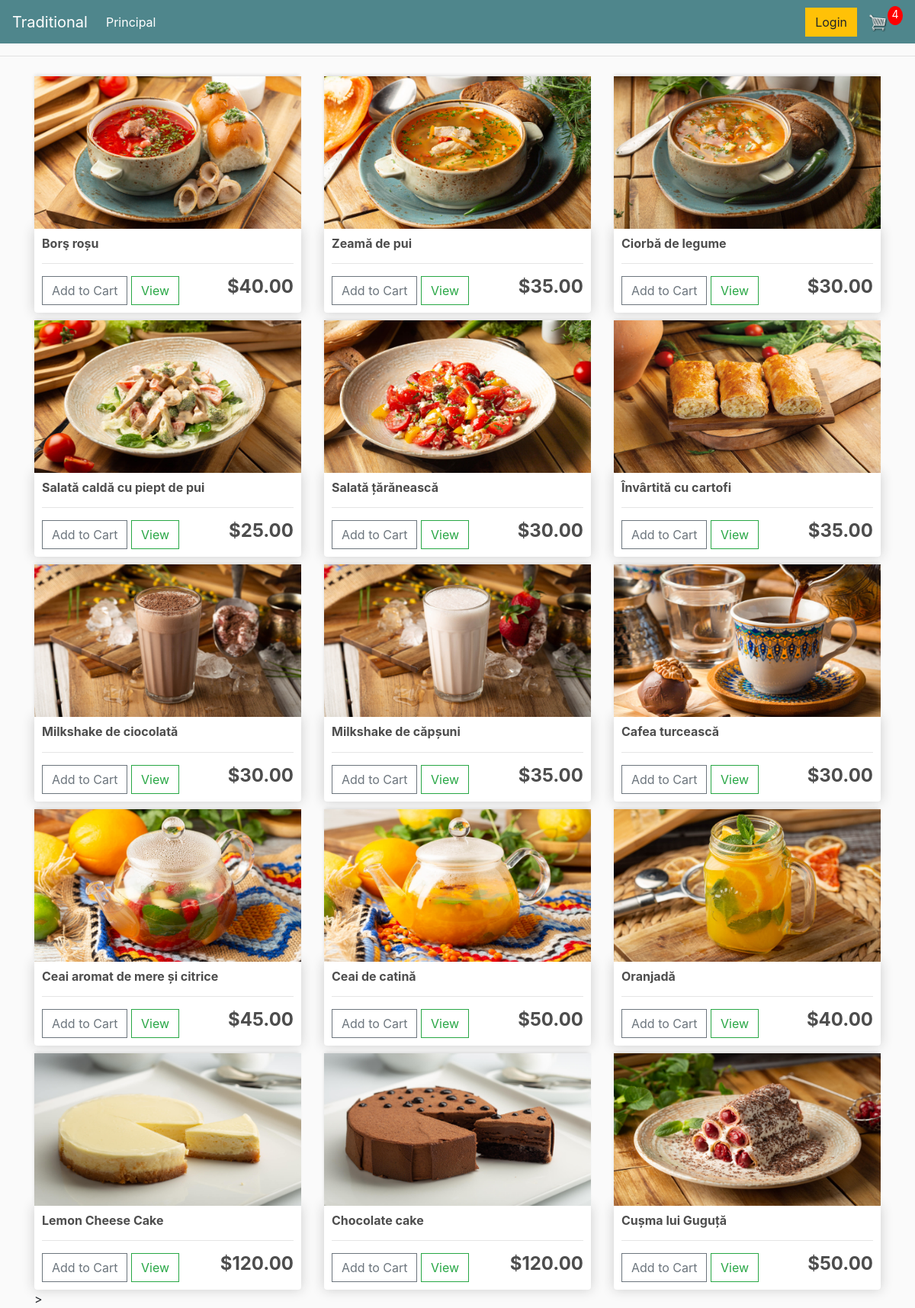
The app's page / (signed in) with its own data.
### foods/models.py (models this page shows, shortened)
class Product(models.Model):
    name = models.CharField(max_length=200)
    price = models.FloatField()
    deliverable = models.BooleanField(default=False,null=True,blank=True)
    image = models.ImageField(null=True, blank=True)
    @property
    def imageURL(self):
        try:
            url = self.image.url
        except:
            url = ''
        return url

### foods/views.py (the view)
# urls.py: path('', views.store , name = 'store'),
def store(request):
    if request.user.is_authenticated:
        customer = request.user.customer
        order, created = Order.objects.get_or_create(customer=customer, complete=False)
        items = order.orderitem_set.all()
        cartItems = order.get_cart_items
    else:
        items = []
        order = {'get_cart_total':0, 'get_cart_items':0, 'shipping':False}
        cartItems = order['get_cart_items']
    products = Product.objects.all()
    context = {'products':products, 'cartItems':cartItems}
    return render(request, 'foods/store.html',context)

### foods/models.py (called while the page is built)
    @property
    def get_cart_items(self):
        orderitems = self.orderitem_set.all()
        total = sum([item.quantity for item in orderitems])
        return total

### foods/templates/foods/store.html
{% extends 'foods/main.html' %}
{% load static %}
{% block content %}
    <div class="row">
    {% for product in products %}
        <div class="col-lg-4">
            <img class="thumbnail" src="{{product.imageURL}}" >
            <div class="box-element product">
                <h6><strong>{{product.name}}</strong></h6>
                <hr>
                <button data-product={{product.id}} data-action="add" class="btn btn-outline-secondary add-btn update-cart" onClick="document.location.reload()">Add to Cart</button>
                <a class="btn btn-outline-success" href="#">View</a>
                <h4 style="diplay: inline-block; float: right">
                <strong>${{product.price|floatformat:2}}</strong></h4>
            </div>
        </div>
        {% endfor %}
    </div>>
{% endblock content %}

### static/css/main.css (style rules this page uses)
body { background-color: hsl(0, 0%, 98%); }
h1,h2,h3,h4,h5,h6 { color:hsl(0, 0%, 30%); }
.box-element { box-shadow:hsl(0, 0%, 80%) 0 0 16px; background-color: #fff; border-radius: 4px; padding: 10px; }
.thumbnail { width: 100%; height: 200px; -webkit-box-shadow: -1px -3px 5px -2px rgba(214,214,214,1); -moz-box-shadow: -1px -3px 5px -2px rgba(214,214,214,1); box-shadow: -1px -3px 5px -2px rgba(214,214,214,1); }
.product { border-radius: 0 0 4px 4px; }
.col-lg-4, .col-lg-6, .col-lg-8, .col-lg-12 { margin-top: 10px; }
.btn { border-radius: 0; }

### records on screen
Product: imageURL (picture), name "Borş roșu", price "40.00"
Product: imageURL (picture), name "Zeamă de pui", price "35.00"
Product: imageURL (picture), name "Ciorbă de legume", price "30.00"
Product: imageURL (picture), name "Salată caldă cu piept de pui", price "25.00"
Product: imageURL (picture), name "Salată țărănească", price "30.00"
Product: imageURL (picture), name "Învârtită cu cartofi", price "35.00"
Product: imageURL (picture), name "Milkshake de ciocolată", price "30.00"
Product: imageURL (picture), name "Milkshake de căpșuni", price "35.00"
Product: imageURL (picture), name "Сafea turcească", price "30.00"
Product: imageURL (picture), name "Ceai aromat de mere și citrice", price "45.00"
Product: imageURL (picture), name "Ceai de catină", price "50.00"
Product: imageURL (picture), name "Oranjadă", price "40.00"
Product: imageURL (picture), name "Lemon Cheese Cake", price "120.00"
Product: imageURL (picture), name "Chocolate cake", price "120.00"
Product: imageURL (picture), name "Cușma lui Guguță", price "50.00"

### other values on screen
{{ cartItems }} "4"
